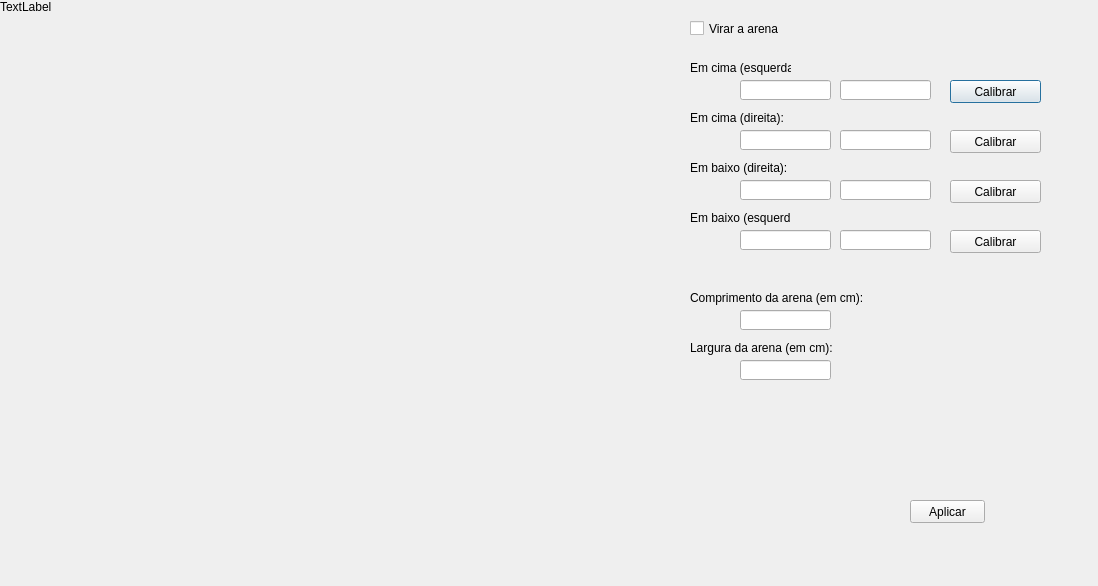
<?xml version="1.0" encoding="UTF-8"?>
<ui version="4.0">
 <class>CalibracaoArena</class>
 <widget class="QDialog" name="CalibracaoArena">
  <property name="geometry">
   <rect>
    <x>0</x>
    <y>0</y>
    <width>1098</width>
    <height>586</height>
   </rect>
  </property>
  <property name="windowTitle">
   <string>Dialog</string>
  </property>
  <widget class="QLabel" name="label">
   <property name="geometry">
    <rect>
     <x>0</x>
     <y>0</y>
     <width>640</width>
     <height>480</height>
    </rect>
   </property>
   <property name="text">
    <string>TextLabel</string>
   </property>
   <property name="alignment">
    <set>Qt::AlignLeading|Qt::AlignLeft|Qt::AlignTop</set>
   </property>
  </widget>
  <widget class="QLineEdit" name="lineEdit">
   <property name="geometry">
    <rect>
     <x>740</x>
     <y>80</y>
     <width>91</width>
     <height>20</height>
    </rect>
   </property>
  </widget>
  <widget class="QLineEdit" name="lineEdit_2">
   <property name="geometry">
    <rect>
     <x>840</x>
     <y>80</y>
     <width>91</width>
     <height>20</height>
    </rect>
   </property>
  </widget>
  <widget class="QLineEdit" name="lineEdit_3">
   <property name="geometry">
    <rect>
     <x>740</x>
     <y>130</y>
     <width>91</width>
     <height>20</height>
    </rect>
   </property>
  </widget>
  <widget class="QLineEdit" name="lineEdit_4">
   <property name="geometry">
    <rect>
     <x>840</x>
     <y>130</y>
     <width>91</width>
     <height>20</height>
    </rect>
   </property>
  </widget>
  <widget class="QLineEdit" name="lineEdit_5">
   <property name="geometry">
    <rect>
     <x>740</x>
     <y>180</y>
     <width>91</width>
     <height>20</height>
    </rect>
   </property>
  </widget>
  <widget class="QLineEdit" name="lineEdit_6">
   <property name="geometry">
    <rect>
     <x>840</x>
     <y>180</y>
     <width>91</width>
     <height>20</height>
    </rect>
   </property>
  </widget>
  <widget class="QLineEdit" name="lineEdit_7">
   <property name="geometry">
    <rect>
     <x>740</x>
     <y>230</y>
     <width>91</width>
     <height>20</height>
    </rect>
   </property>
  </widget>
  <widget class="QLineEdit" name="lineEdit_8">
   <property name="geometry">
    <rect>
     <x>840</x>
     <y>230</y>
     <width>91</width>
     <height>20</height>
    </rect>
   </property>
  </widget>
  <widget class="QLabel" name="label_2">
   <property name="geometry">
    <rect>
     <x>690</x>
     <y>60</y>
     <width>101</width>
     <height>16</height>
    </rect>
   </property>
   <property name="text">
    <string>Em cima (esquerda):</string>
   </property>
  </widget>
  <widget class="QLabel" name="label_3">
   <property name="geometry">
    <rect>
     <x>690</x>
     <y>110</y>
     <width>101</width>
     <height>16</height>
    </rect>
   </property>
   <property name="text">
    <string>Em cima (direita):</string>
   </property>
  </widget>
  <widget class="QLabel" name="label_4">
   <property name="geometry">
    <rect>
     <x>690</x>
     <y>160</y>
     <width>101</width>
     <height>16</height>
    </rect>
   </property>
   <property name="text">
    <string>Em baixo (direita):</string>
   </property>
  </widget>
  <widget class="QLabel" name="label_5">
   <property name="geometry">
    <rect>
     <x>690</x>
     <y>210</y>
     <width>101</width>
     <height>16</height>
    </rect>
   </property>
   <property name="text">
    <string>Em baixo (esquerda):</string>
   </property>
  </widget>
  <widget class="QPushButton" name="pushButton">
   <property name="geometry">
    <rect>
     <x>950</x>
     <y>80</y>
     <width>91</width>
     <height>23</height>
    </rect>
   </property>
   <property name="text">
    <string>Calibrar</string>
   </property>
  </widget>
  <widget class="QPushButton" name="pushButton_2">
   <property name="geometry">
    <rect>
     <x>950</x>
     <y>130</y>
     <width>91</width>
     <height>23</height>
    </rect>
   </property>
   <property name="text">
    <string>Calibrar</string>
   </property>
  </widget>
  <widget class="QPushButton" name="pushButton_3">
   <property name="geometry">
    <rect>
     <x>950</x>
     <y>180</y>
     <width>91</width>
     <height>23</height>
    </rect>
   </property>
   <property name="text">
    <string>Calibrar</string>
   </property>
  </widget>
  <widget class="QPushButton" name="pushButton_4">
   <property name="geometry">
    <rect>
     <x>950</x>
     <y>230</y>
     <width>91</width>
     <height>23</height>
    </rect>
   </property>
   <property name="text">
    <string>Calibrar</string>
   </property>
  </widget>
  <widget class="QLineEdit" name="lineEdit_9">
   <property name="geometry">
    <rect>
     <x>740</x>
     <y>310</y>
     <width>91</width>
     <height>20</height>
    </rect>
   </property>
  </widget>
  <widget class="QLineEdit" name="lineEdit_10">
   <property name="geometry">
    <rect>
     <x>740</x>
     <y>360</y>
     <width>91</width>
     <height>20</height>
    </rect>
   </property>
  </widget>
  <widget class="QLabel" name="label_6">
   <property name="geometry">
    <rect>
     <x>690</x>
     <y>290</y>
     <width>191</width>
     <height>16</height>
    </rect>
   </property>
   <property name="text">
    <string>Comprimento da arena (em cm):</string>
   </property>
  </widget>
  <widget class="QLabel" name="label_7">
   <property name="geometry">
    <rect>
     <x>690</x>
     <y>340</y>
     <width>191</width>
     <height>16</height>
    </rect>
   </property>
   <property name="text">
    <string>Largura da arena (em cm):</string>
   </property>
  </widget>
  <widget class="QCheckBox" name="checkBox">
   <property name="geometry">
    <rect>
     <x>690</x>
     <y>20</y>
     <width>101</width>
     <height>17</height>
    </rect>
   </property>
   <property name="text">
    <string>Virar a arena</string>
   </property>
  </widget>
  <widget class="QPushButton" name="aplicar">
   <property name="geometry">
    <rect>
     <x>910</x>
     <y>500</y>
     <width>75</width>
     <height>23</height>
    </rect>
   </property>
   <property name="text">
    <string>Aplicar</string>
   </property>
  </widget>
 </widget>
 <resources/>
 <connections/>
</ui>
